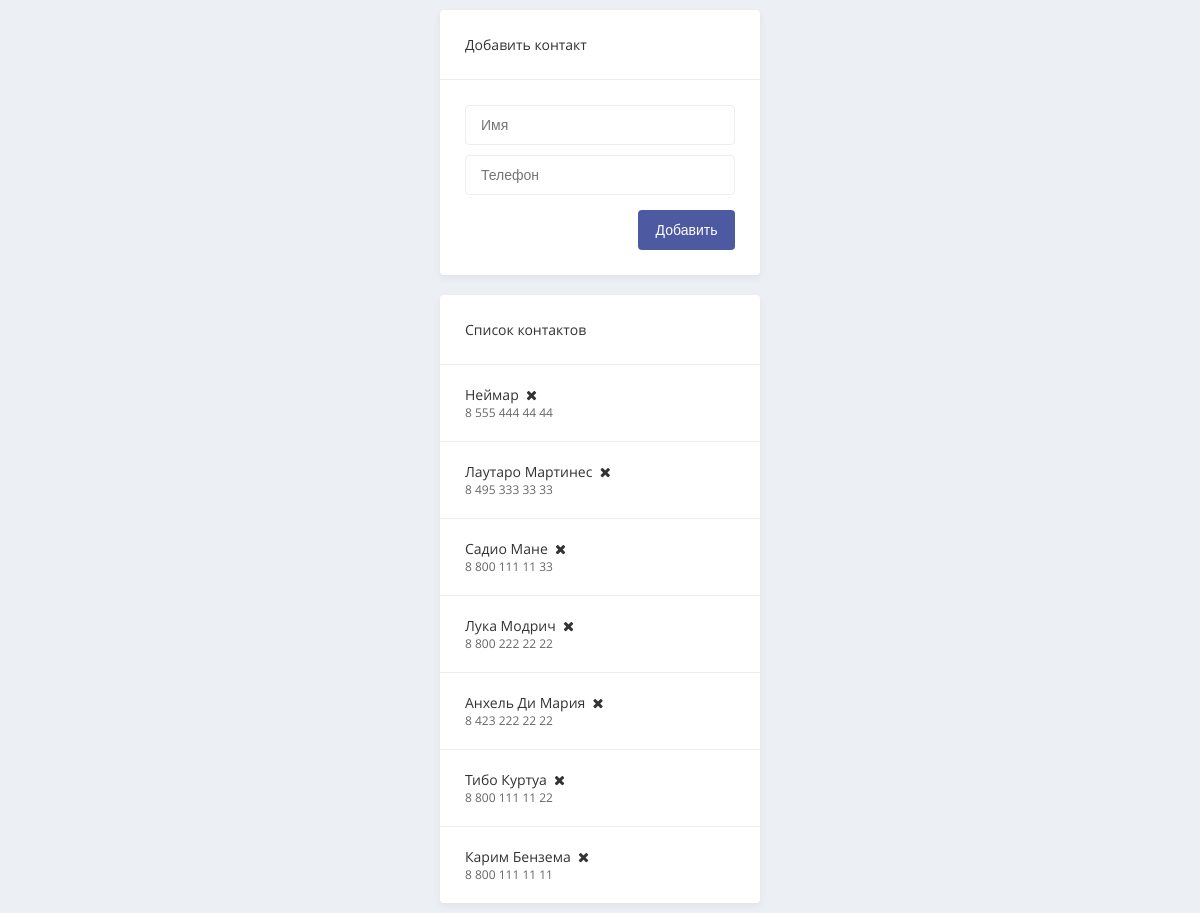
The page / on the database its author committed.
### tables this page shows
CREATE TABLE `test_contacts` (
  `id` int(10) UNSIGNED NOT NULL,
  `contact_name` varchar(255) NOT NULL,
  `contact_code` char(3) NOT NULL,
  `contact_phone` char(7) NOT NULL
);

### db/database_class.php (called while the page is built, shortened)
<?php
    class DataBase {
        private static $db = null;
        private $pdo;
        public static function getDB() {
            if (self::$db == null) self::$db = new DataBase();
            return self::$db;
        }
        private function __construct() {
            try {
                $this->pdo = new PDO(
                    'mysql:host='.DB_HOST.';dbname='.DB_NAME,
                    DB_USER,
                    DB_PASSWORD,
                    [PDO::ATTR_ERRMODE => PDO::ERRMODE_EXCEPTION]
                );
            } catch (PDOException $e) {
                $this->writeDBErrorLog($e->getMessage());
            }
        }
        public function pdoQuery($query, $params, $fetch_type = '', $return_value = '') {
            try {
                $result = $this->pdo->prepare($query);
                $ex_result = $result->execute($params);
                $result_data = false;
                if ($return_value == 'fetch') $result_data = $result->$fetch_type(PDO::FETCH_ASSOC);
                return ['result' => $ex_result, 'result_data' => $result_data];
            } catch (PDOException $e) {
                $error_code = $e->getCode();
                $error_msg = $e->getMessage();
                $e = "Ошибка выполнения запроса:\n".$error_msg."\n";
                $e .= "Такой был запрос:\n".$query."\n";
                $e .= "Такие передали параметры:\n";
                foreach ($params as $p) $e .= "$p\n";
                $this->writeDBErrorLog($e);
                return ['result' => false, 'error_code' => $error_code, 'error_msg' => $error_msg];
            }
        }
    }
?>

### db/model_class.php (called while the page is built, shortened)
<?php
    abstract class Model {
        protected $db;
        protected $table_name;
        public function __construct($table_name = '') {
            $this->db = DataBase::getDB();
            if (!empty($table_name)) $this->table_name = $table_name;
        }
        private function selectData($select_fields = null) {
            if (isset($select_fields)) {
                $field_list = '';
                foreach ($select_fields as $field)
                    $field_list .= "`$field`, ";
                $field_list = substr($field_list, 0, -2);
            } else {
                $field_list = '*';
            }
            $query = "SELECT $field_list FROM `".$this->table_name.'`';
            return $query;
        }
        private function getOrder($order_fields, $desc = false) {
            $order = '';
            if (!empty($order_fields))
                foreach ($order_fields as $field) {
                    $order .= "`$field`";
                }
            if ($order && $desc) $order .= ' DESC';
            if (!empty($order)) $order = " ORDER BY $order";
            return $order;
        }
        protected function getFullData($select_fields = null, $order_fields = null, $desc = false) {
            $query = $this->selectData($select_fields);
            if (!empty($order_fields)) $query .= $this->getOrder($order_fields, $desc);
            return $this->db->pdoQuery($query, [], 'fetchAll', 'fetch');
        }
    }
?>

### db/contacts_class.php (called while the page is built, shortened)
<?php
    class Contacts extends Model {
        public function getFullContactList() {
            return $this->getFullData(
                ['id', 'contact_name', 'contact_code', 'contact_phone'], ['id'], true);
        }
    }
?>

### index.php (the view, shortened to what this page needs)
<?php
    $contacts = new Contacts();
    $result = $contacts->getFullContactList();
    if ($result['result']) $contact_list = $result['result_data'];
    else {
        $contact_list = null;
    }
?>
<!DOCTYPE html>
<html lang="ru">
    <head>
        <link type="text/css" rel="stylesheet" href="css/style.css" />
    </head>
    <body>
        <main>
            <div class="wrapper">
                <section id="add_contact" class="info_block">
                    <h2>Добавить контакт</h2>
                    <form id="contact_data" name="contact_data" method="post">
                        <div>
                            <input
                                type="text"
                                name="contact_name"
                                id="contact_name"
                                placeholder="Имя"
                                autofocus
                                maxlength="255"
                                required
                            >
                            <input
                                type="text"
                                name="contact_phone"
                                id="contact_phone"
                                placeholder="Телефон"
                                maxlength="15"
                                required
                            >
                        </div>
                        <div id="error_submit">
                            <input type="submit" name="submit" value="Добавить">
                        </div>
                    </form>
                </section>
                <section id="contact_list" class="info_block">
                    <h2>Список контактов</h2>
                    <ul>
                        <?php foreach ($contact_list as $key => $item) { ?>
                            <?php $phone_1st = substr($item['contact_phone'], 0, 3); ?>
                            <?php $phone_2nd = substr($item['contact_phone'], 3, 2); ?>
                            <?php $phone_3rd = substr($item['contact_phone'], 5, 2); ?>
                            <?php $contact_phone = "$phone_1st $phone_2nd $phone_3rd"; ?>
                            <li>
                                <div id="name_delete">
                                    <h3><?=$item['contact_name']?></h3>
                                    <i class="icon-cancel" data-id="<?=$item['id']?>"></i>
                                </div>
                                <p>8 <?=$item['contact_code'].' '.$contact_phone?></p>
                            </li>
                        <?php } ?>
                    </ul>
                </section>
            </div>
        </main>
    </body>
</html>

### css/style.css (style rules this page uses)
* { margin: 0; padding: 0; box-sizing: border-box; }
html { font-family: "Open Sans", sans-serif; }
body { min-width: 320px; font-size: 12px; }
main { background-color: #eceff4; min-height: 100vh; padding: 10px; display: grid; }
.wrapper { margin: auto; }
.info_block { background-color: #fff; width: 320px; border-radius: 4px; filter: drop-shadow(0px 3px 3.5px rgba(0, 0, 0, 0.05)); }
#add_contact { margin-bottom: 20px; }
#error_submit { display: flex; justify-content: space-between; margin-top: 5px; gap: 20px; }
h2, h3, i { color: #333333; }
h2, h3, input, i { font-size: 14px; font-weight: 400; }
h2, form { padding: 25px; }
form, ul li { border-top: 1px solid #eeeeee; }
input { height: 40px; border-radius: 4px; }
input[type="text"] { width: 100%; margin-bottom: 10px; padding: 15px; border: 1px solid #eeeeee; }
input[type="submit"] { color: #fff; background-color: #4d59a1; width: 97px; border: none; }
ul li { list-style-type: none; padding: 20px 25px; }
#name_delete { display: flex; align-items: center; gap: 3px; }
h3 { display: inline-block; }
.icon-cancel { cursor: pointer; }
#contact_list p { color: #666666; }

### rows shown on the page
test_contacts: contact_name "Неймар", contact_code "555", contact_phone "444 44 44"
test_contacts: contact_name "Лаутаро Мартинес", contact_code "495", contact_phone "333 33 33"
test_contacts: contact_name "Садио Мане", contact_code "800", contact_phone "111 11 33"
test_contacts: contact_name "Лука Модрич", contact_code "800", contact_phone "222 22 22"
test_contacts: contact_name "Анхель Ди Мария", contact_code "423", contact_phone "222 22 22"
test_contacts: contact_name "Тибо Куртуа", contact_code "800", contact_phone "111 11 22"
test_contacts: contact_name "Карим Бензема", contact_code "800", contact_phone "111 11 11"
